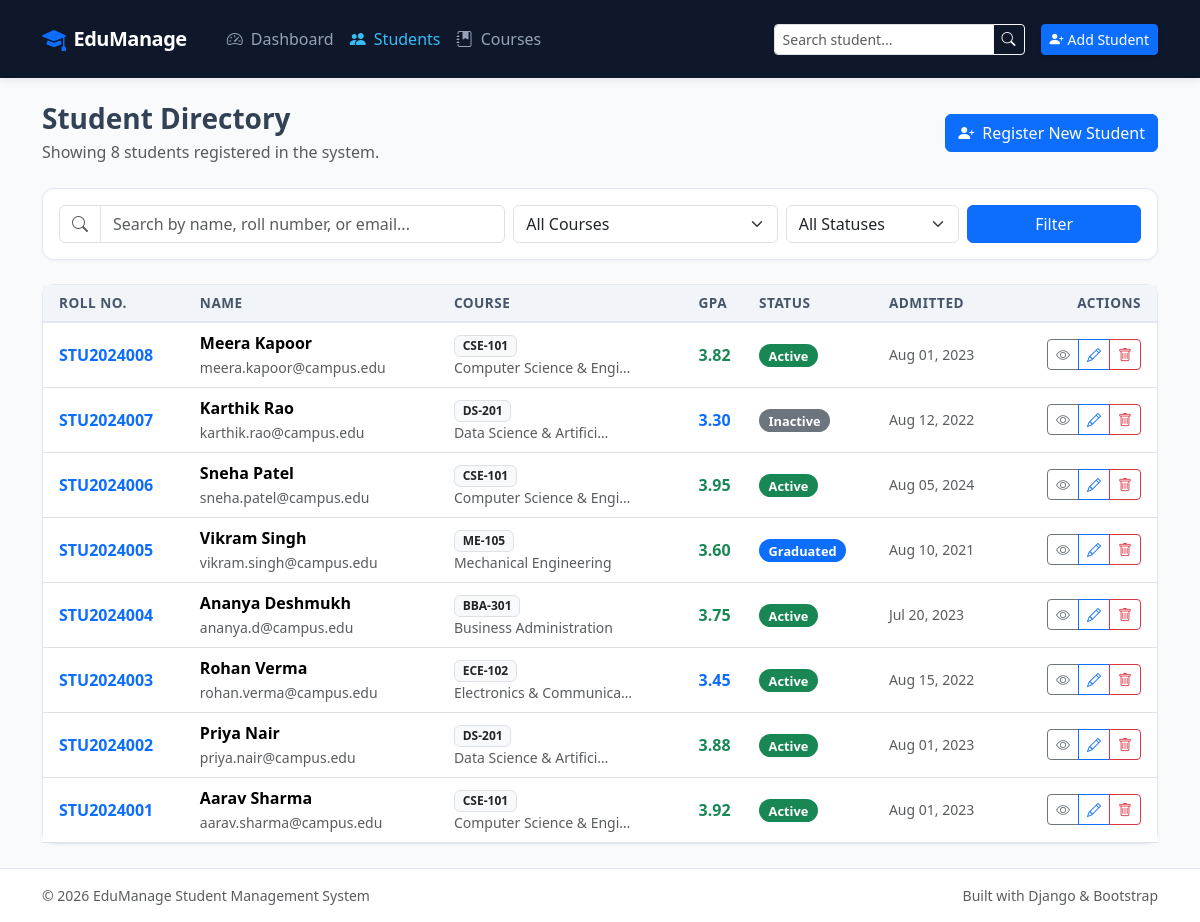
The page /students/ on the database its author committed.
### students/models.py (models this page shows, shortened)
class Student(models.Model):
    GENDER_CHOICES = [
        ('M', 'Male'),
        ('F', 'Female'),
        ('O', 'Other'),
    ]
    STATUS_CHOICES = [
        ('Active', 'Active'),
        ('Inactive', 'Inactive'),
        ('Graduated', 'Graduated'),
        ('Suspended', 'Suspended'),
    ]
    roll_number = models.CharField(
        max_length=20,
        unique=True,
        verbose_name="Roll Number / ID"
    )
    first_name = models.CharField(max_length=50)
    last_name = models.CharField(max_length=50)
    email = models.EmailField(unique=True)
    phone = models.CharField(max_length=20, blank=True)
    date_of_birth = models.DateField(verbose_name="Date of Birth")
    gender = models.CharField(max_length=1, choices=GENDER_CHOICES, default='M')
    course = models.ForeignKey(
        Course,
        on_delete=models.SET_NULL,
        null=True,
        blank=True,
        related_name='students'
    )
    enrollment_date = models.DateField(default=timezone.now)
    gpa = models.DecimalField(
        max_digits=4,
        decimal_places=2,
        default=0.00,
        verbose_name="GPA / Score"
    )
    status = models.CharField(max_length=15, choices=STATUS_CHOICES, default='Active')
    address = models.TextField(blank=True)
    created_at = models.DateTimeField(auto_now_add=True)
    updated_at = models.DateTimeField(auto_now=True)
    class Meta:
        ordering = ['-created_at']
    @property
    def full_name(self):
        return f"{self.first_name} {self.last_name}".strip()
    @property
    def status_badge_class(self):
        badge_map = {
            'Active': 'bg-success',
            'Inactive': 'bg-secondary',
            'Graduated': 'bg-primary',
            'Suspended': 'bg-danger',
        }
        return badge_map.get(self.status, 'bg-info')

class Course(models.Model):
    name = models.CharField(max_length=100)
    code = models.CharField(max_length=20, unique=True)
    duration_years = models.PositiveSmallIntegerField(default=4)
    description = models.TextField(blank=True)
    created_at = models.DateTimeField(auto_now_add=True)
    class Meta:
        ordering = ['name']

### students/views.py (the view, shortened to what this page needs)
# urls.py: path('students/', views.student_list, name='student_list'),
def student_list(request):
    query = request.GET.get('q', '').strip()
    course_id = request.GET.get('course', '')
    status = request.GET.get('status', '')
    students = Student.objects.select_related('course').all()
    if course_id:
        students = students.filter(course_id=course_id)
    if status:
        students = students.filter(status=status)
    paginator = Paginator(students, 8)
    page_number = request.GET.get('page')
    page_obj = paginator.get_page(page_number)
    courses = Course.objects.all()
    status_choices = Student.STATUS_CHOICES
    context = {
        'page_obj': page_obj,
        'query': query,
        'selected_course': course_id,
        'selected_status': status,
        'courses': courses,
        'status_choices': status_choices,
        'total_count': students.count(),
    }
    return render(request, 'students/student_list.html', context)

### templates/students/student_list.html (shortened to what this page needs)
{% extends 'base.html' %}
{% block content %}
<div class="d-flex justify-content-between align-items-center mb-4">
    <div>
        <h2 class="h3 fw-bold mb-1">Student Directory</h2>
        <p class="text-muted mb-0">Showing {{ total_count }} student{{ total_count|pluralize }} registered in the system.</p>
    </div>
    <a href="{% url 'student_create' %}" class="btn btn-primary d-flex align-items-center gap-2">
        <i class="bi bi-person-plus-fill"></i>
        <span>Register New Student</span>
    </a>
</div>
<div class="card card-custom p-3 mb-4">
    <form method="get" class="row g-2 align-items-center">
        <div class="col-md-5">
            <div class="input-group">
                <span class="input-group-text bg-white text-muted"><i class="bi bi-search"></i></span>
                <input type="text" name="q" class="form-control" placeholder="Search by name, roll number, or email..." value="{{ query }}">
            </div>
        </div>
        <div class="col-md-3">
            <select name="course" class="form-select">
                <option value="">All Courses</option>
            </select>
        </div>
        <div class="col-md-2">
            <select name="status" class="form-select">
                <option value="">All Statuses</option>
            </select>
        </div>
        <div class="col-md-2 d-flex gap-2">
            <button type="submit" class="btn btn-primary flex-grow-1">Filter</button>
        </div>
    </form>
</div>
<div class="card card-custom">
    <div class="table-responsive">
        <table class="table align-middle table-hover mb-0">
            <thead>
                <tr>
                    <th class="ps-3">Roll No.</th>
                    <th>Name</th>
                    <th>Course</th>
                    <th>GPA</th>
                    <th>Status</th>
                    <th>Admitted</th>
                    <th class="text-end pe-3">Actions</th>
                </tr>
            </thead>
            <tbody>
                {% for student in page_obj %}
                <tr>
                    <td class="ps-3 fw-bold text-primary">
                        <a href="{% url 'student_detail' student.pk %}" class="text-decoration-none">
                            {{ student.roll_number }}
                        </a>
                    </td>
                    <td>
                        <div class="fw-semibold">{{ student.full_name }}</div>
                        <small class="text-muted">{{ student.email }}</small>
                    </td>
                    <td>
                        {% if student.course %}
                            <span class="badge bg-light text-dark border">{{ student.course.code }}</span>
                            <small class="text-muted d-block">{{ student.course.name|truncatechars:24 }}</small>
                        {% else %}
                            <span class="text-muted small">Not assigned</span>
                        {% endif %}
                    </td>
                    <td>
                        <span class="fw-semibold {% if student.gpa >= 3.5 %}text-success{% elif student.gpa >= 2.5 %}text-primary{% else %}text-muted{% endif %}">
                            {{ student.gpa }}
                        </span>
                    </td>
                    <td>
                        <span class="badge {{ student.status_badge_class }} badge-status">{{ student.status }}</span>
                    </td>
                    <td class="text-muted small">
                        {{ student.enrollment_date|date:"M d, Y" }}
                    </td>
                    <td class="text-end pe-3">
                        <div class="btn-group btn-group-sm">
                            <a href="{% url 'student_detail' student.pk %}" class="btn btn-outline-secondary" title="View details">
                                <i class="bi bi-eye"></i>
                            </a>
                            <a href="{% url 'student_update' student.pk %}" class="btn btn-outline-primary" title="Edit">
                                <i class="bi bi-pencil"></i>
                            </a>
                            <a href="{% url 'student_delete' student.pk %}" class="btn btn-outline-danger" title="Delete">
                                <i class="bi bi-trash"></i>
                            </a>
                        </div>
                    </td>
                </tr>
                {% endfor %}
            </tbody>
        </table>
    </div>
</div>
{% endblock %}

### templates/base.html (style rules this page uses)
:root { --brand-primary: #3b82f6; --brand-dark: #1e293b; --brand-surface: #f8fafc; --brand-card: #ffffff; }
body { background-color: var(--brand-surface); font-family: system-ui, -apple-system, "Segoe UI", Roboto, "Helvetica Neue", sans-serif; color: #334155; min-height: 100vh; display: flex; flex-direction: column; }
.card-custom { border: 1px solid #e2e8f0; border-radius: 12px; box-shadow: 0 1px 3px rgba(0, 0, 0, 0.05); background: #ffffff; transition: transform 0.15s ease, box-shadow 0.15s ease; }
.table thead th { background-color: #f1f5f9; color: #475569; font-weight: 600; font-size: 0.85rem; text-transform: uppercase; letter-spacing: 0.5px; border-bottom: 2px solid #e2e8f0; }
.badge-status { padding: 0.4em 0.75em; font-size: 0.8rem; font-weight: 600; border-radius: 20px; }

### rows shown on the page
Student: roll_number "STU2024008", full_name "Meera Kapoor", email "meera.kapoor@campus.edu", course.code "CSE-101", course.name "Computer Science & Engi…", gpa "3.82", status "Active", enrollment_date "Aug 01, 2023"
Student: roll_number "STU2024007", full_name "Karthik Rao", email "karthik.rao@campus.edu", course.code "DS-201", course.name "Data Science & Artifici…", gpa "3.30", status "Inactive", enrollment_date "Aug 12, 2022"
Student: roll_number "STU2024006", full_name "Sneha Patel", email "sneha.patel@campus.edu", course.code "CSE-101", course.name "Computer Science & Engi…", gpa "3.95", status "Active", enrollment_date "Aug 05, 2024"
Student: roll_number "STU2024005", full_name "Vikram Singh", email "vikram.singh@campus.edu", course.code "ME-105", course.name "Mechanical Engineering", gpa "3.60", status "Graduated", enrollment_date "Aug 10, 2021"
Student: roll_number "STU2024004", full_name "Ananya Deshmukh", email "ananya.d@campus.edu", course.code "BBA-301", course.name "Business Administration", gpa "3.75", status "Active", enrollment_date "Jul 20, 2023"
Student: roll_number "STU2024003", full_name "Rohan Verma", email "rohan.verma@campus.edu", course.code "ECE-102", course.name "Electronics & Communica…", gpa "3.45", status "Active", enrollment_date "Aug 15, 2022"
Student: roll_number "STU2024002", full_name "Priya Nair", email "priya.nair@campus.edu", course.code "DS-201", course.name "Data Science & Artifici…", gpa "3.88", status "Active", enrollment_date "Aug 01, 2023"
Student: roll_number "STU2024001", full_name "Aarav Sharma", email "aarav.sharma@campus.edu", course.code "CSE-101", course.name "Computer Science & Engi…", gpa "3.92", status "Active", enrollment_date "Aug 01, 2023"

### other values the page prints
{{ total_count }} "8"
